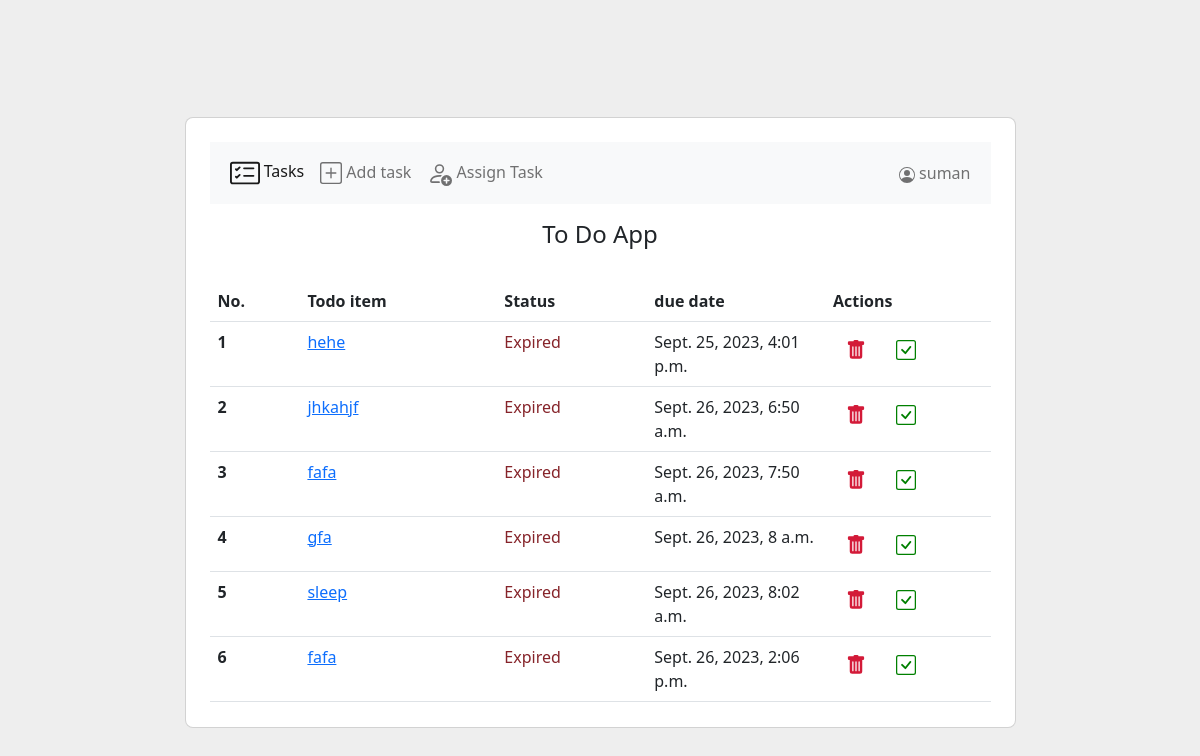
The page / (signed in) on the database its author committed.
### users/models.py (models this page shows, shortened)
class Account(AbstractBaseUser, PermissionsMixin):
    username = models.CharField(max_length=60, unique=True)
    phone_number = models.CharField(
        max_length=11, verbose_name="Phone number", unique=True)
    first_name = models.CharField(max_length=100, verbose_name="First Name")
    last_name = models.CharField(max_length=100, null=True, blank=True)
    date_joined = models.DateTimeField(
        verbose_name="Date joined", auto_now_add=True)
    last_login = models.DateTimeField(verbose_name="Last login", auto_now=True)
    is_admin = models.BooleanField(default=False)
    is_active = models.BooleanField(default=True)
    is_staff = models.BooleanField(default=False)
    is_superuser = models.BooleanField(default=False)
    USERNAME_FIELD = 'username'
    REQUIRED_FIELDS = ['first_name', 'last_name', 'phone_number']
    objects = AccountManager()

### reminder/models.py (models this page shows, shortened)
class Task(models.Model):
    title = models.CharField(max_length=100)
    description = models.TextField(null=True, blank=True)
    due_date = models.DateTimeField(null=True, blank=True)
    is_finished = models.BooleanField(default=False)
    is_notified = models.BooleanField(default=False)
    is_assigned = models.BooleanField(default=False)
    assigned_by = models.ForeignKey(
        settings.AUTH_USER_MODEL, on_delete=models.SET_NULL, null=True, related_name='item_assigned')
    owner = models.ForeignKey(
        settings.AUTH_USER_MODEL, on_delete=models.CASCADE, related_name='item_created')
    class Meta:
        ordering = ('due_date',)
    def has_alarm(self):
        return self.due_date is not None
    def has_expired(self):
        if self.has_alarm():
            return timezone.now() > self.due_date
        else:
            return False
    def status(self):
        if self.is_finished:
            return 'Finished'
        elif self.has_expired():
            return 'Expired'
        else:
            return 'In progress'

### reminder/views.py (the view)
# urls.py: path('', views.ReminderList.as_view(), name='tasks'),
class ReminderList(LoginRequiredMixin, ListView):
    model = Task
    context_object_name = 'all_tasks'
    template_name = 'reminder/task_list.html'
    def get_queryset(self):
        return Task.objects.filter(owner=self.request.user).order_by(F('due_date').asc(nulls_last=True))

### reminder/templates/reminder/task_list.html (shortened to what this page needs)
{% extends 'reminder/base.html' %}
{% block tasks_active%} active {% endblock tasks_active %}
{% block body %}
<h4 class="text-center my-3 pb-3">To Do App</h4>
<div class="inside">
  <table class="table mb-4">
    <thead>
      <tr>
        <th scope="col">No.</th>
        <th scope="col">Todo item</th>
        <th scope="col">Status</th>
        <th scope="col">due date</th>
        <th scope="col">Actions</th>
      </tr>
    </thead>
    {% if all_tasks%}
      {% for task in all_tasks %}
    <tbody>
      <tr>
        <th scope="row">{{ forloop.counter }}</th>
        <td>
          {% if task.is_finished %}
          <del>
            <a href="{% url 'reminder:task_update' task.id %}">
              {{task.title}}</a
            >
          </del>
          {% elif task.is_assigned%}
          <a href="{% url 'reminder:task_update' task.id %}">
            {{task.title}}
            <p>assigned by {{task.assigned_by.first_name}}</p></a
          >
          {% else %}
          <a href="{% url 'reminder:task_update' task.id %}"> {{task.title}}</a>
          {% endif %}
        </td>
        {% if task.status == "Expired" %}
        <td class="passed">{{task.status}}</td>
        {% else %}
        <td>{{task.status}}</td>
        {% endif %}
        {% if task.has_alarm %}
        <td>{{task.due_date}}</td>
        {% else %}
        <td>No due date</td>
        {% endif %}
        <td>
          <form
            action="{% url 'reminder:task_delete' task.id%}"
            method="post"
            style="display: inline"
          >
            <button
              type="submit"
              class="btn"
              onclick="return confirm('are you sure?')"
            >
            </button>
          </form>
          {% if task.has_alarm %}
          <a
            href="{% url 'reminder:finish_task' task.id %}"
            class="btn"
            onclick="return confirm('you have set an alarm for this task.\nBy setting this task as a is_finished one you will not be is_notified for it.')"
          >
          </a>
          {% endif %}
        </td>
      </tr>
    </tbody>
    {% endfor %} {% endif %}
  </table>
</div>
{% endblock body %}

### reminder/templates/reminder/base.html (shortened to what this page needs)
<!doctype html>
<html lang="en">
  <head>
    <link href="https://cdn.jsdelivr.net/npm/bootstrap@5.2.2/dist/css/bootstrap.min.css" rel="stylesheet">
  </head>
  <body>
    <section class="vh-100" style="background-color: #eee;">
        <div class="container py-5 h-100">
          <div class="row d-flex justify-content-center align-items-center h-100">
            <div class="col col-lg-9 col-xl-9">
              <div class="card rounded-3">
                <div class="card-body p-4">
                  <nav class="navbar navbar-expand-lg navbar-light bg-light">
                    <div class="container-fluid">
                      <ul class="navbar-nav me-auto mb-2 mb-lg-0">
                        <li class="nav-item ">
                          <a class="nav-link {% block tasks_active %}{% endblock tasks_active %}" href="{% url 'reminder:tasks' %}">
                            Tasks
                          </a>
                        </li>
                      </ul>
                      <div class="collapse navbar-collapse" id="navbarSupportedContent">
                        <ul class="navbar-nav me-auto mb-2 mb-lg-0">
                          <li class="nav-item">
                            <a class="nav-link {% block add_task_active %}{% endblock add_task_active %}" href="{% url 'reminder:task_add' %}">
                              Add task
                            </a>
                          </li>
                          <li class="nav-item">
                            <a class="nav-link {% block assign_task_active %}{% endblock assign_task_active %}" href="{% url 'reminder:task_assign' %}">
                              Assign Task
                            </a>
                          </li>
                        </ul>
                        <ul class="navbar-nav">
                          <li class="nav-item dropdown">
                            <a class="nav-link" href="#" id="navbarDropdown" role="button" data-bs-toggle="dropdown" aria-expanded="false">
                              {{user.first_name}}
                            </a>
                          </li>
                        </ul>
                      </div>
                    </div>
                  </nav>
                    {% block body %}
                    {% endblock body %}
                </div>
              </div>
            </div>
          </div>
        </div>
      </section>
  </body>
</html>

### rows shown on the page
Account: first_name "suman"
Task: title "hehe", status "Expired", due_date "Sept. 25, 2023, 4:01 p.m."
Task: title "jhkahjf", status "Expired", due_date "Sept. 26, 2023, 6:50 a.m."
Task: title "fafa", status "Expired", due_date "Sept. 26, 2023, 7:50 a.m."
Task: title "gfa", status "Expired", due_date "Sept. 26, 2023, 8 a.m."
Task: title "sleep", status "Expired", due_date "Sept. 26, 2023, 8:02 a.m."
Task: title "fafa", status "Expired", due_date "Sept. 26, 2023, 2:06 p.m."
